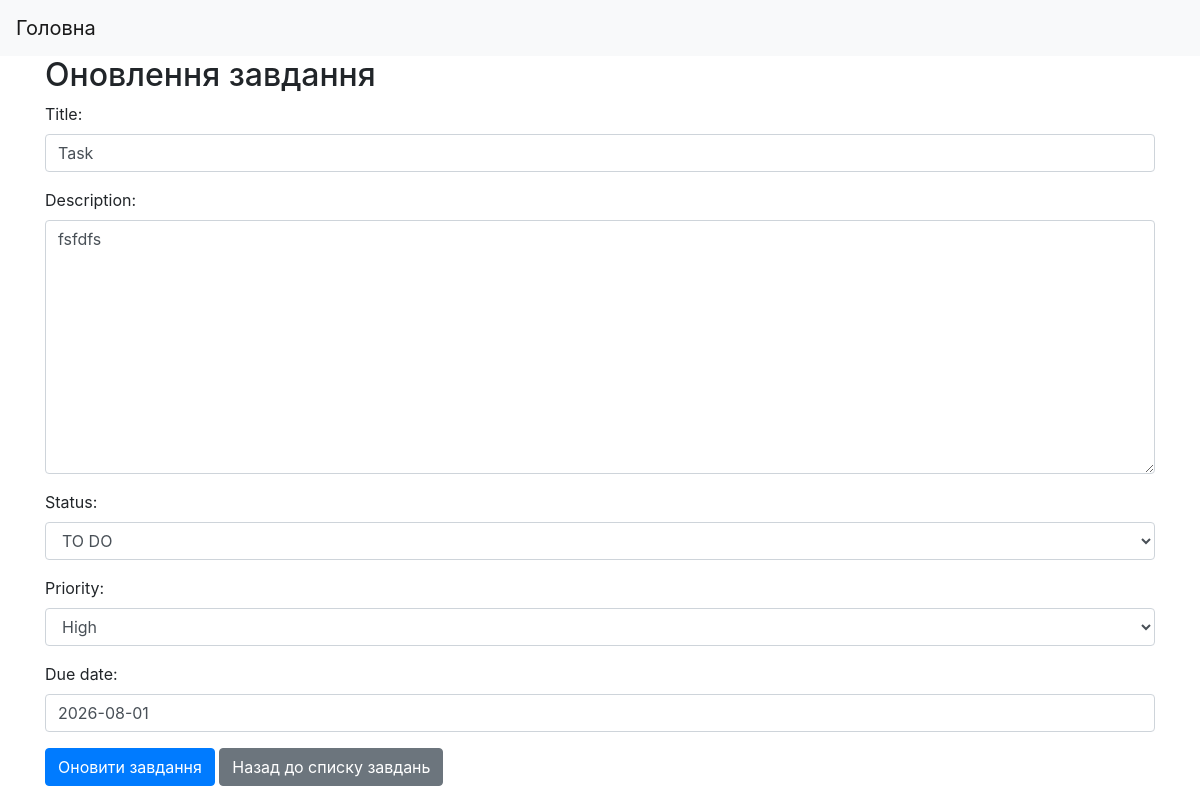
The app's page /1/update/ (signed in), older data.
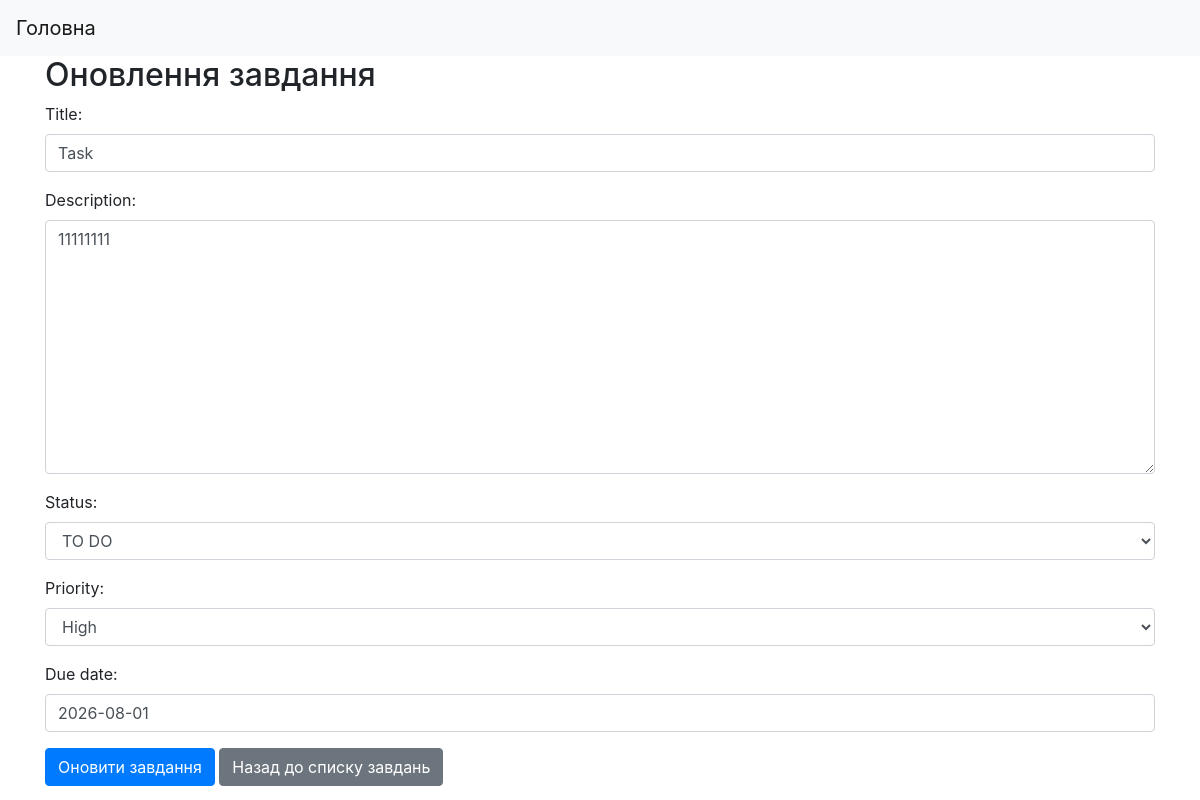
The same page, newer data.
### tasks/models.py (models this page shows, shortened)
class Task(models.Model):
    STATUS_CHOICES = [
        ("todo","TO DO"),
        ("in_progress", "In Progress"),
        ("done", "Done")
    ]
    PRIORITY_CHOISES = [
            ("low","Low"),
            ("medium", "Medium"),
            ("high", "High")
        ]
    title = models.CharField(max_length=256)
    description = models.TextField()
    status = models.CharField(max_length= 20 , choices=STATUS_CHOICES,default="todo")
    priority = models.CharField(max_length= 20 , choices=PRIORITY_CHOISES,default="medium")
    due_date = models.DateField(null=True, blank= True)
    creator = models.ForeignKey(User , on_delete=models.CASCADE, related_name="tasks")

### tasks/views.py (the view)
# urls.py: path("<int:pk>/update/",views.TaskUpdateView.as_view(), name="task-update"),
class TaskUpdateView(LoginRequiredMixin,UserIsOwnerMixin,UpdateView):
    model = models.Task
    form_class = TaskForm
    template_name = 'tasks/task_update_form.html'
    success_url = reverse_lazy("tasks:task-list")

### tasks/forms.py
class TaskForm(forms.ModelForm):
    class Meta:
        model = Task
        fields = ["title", "description","status","priority","due_date"]
    def __init__(self, *args, **kwargs):
        super(TaskForm,self).__init__(*args, **kwargs)
        for field in self.fields:
            self.fields[field].widget.attrs.update({"class": "form-control"})
        self.fields["due_date"].widget.attrs["class"] += " my-custom=datepicker "

### tasks/mixins.py (called while the page is built)
    def dispatch(self, request , *args , **kwargs):
        instance = self.get_object()
        if instance.creator !=  self.request.user:
            raise PermissionDenied
        return super().dispatch(request, *args, **kwargs)

### templates/tasks/task_update_form.html (shortened to what this page needs)
{% extends 'base.html' %}
{% block content %}
<div class="container">
    <h2>Оновлення завдання</h2>
    <form method = "post">
        {{ form.as_p }}
        <button type="submit" class="btn btn-primary">Оновити завдання</button>
        <a href="{% url 'tasks:task-list' %}" class="btn btn-secondary">Назад до списку завдань</a>
    </form>
</div>
{% endblock %}

Row changes from the older to the newer data that the page shows:
changed Task "Task": description "fsfdfs" → "11111111"
